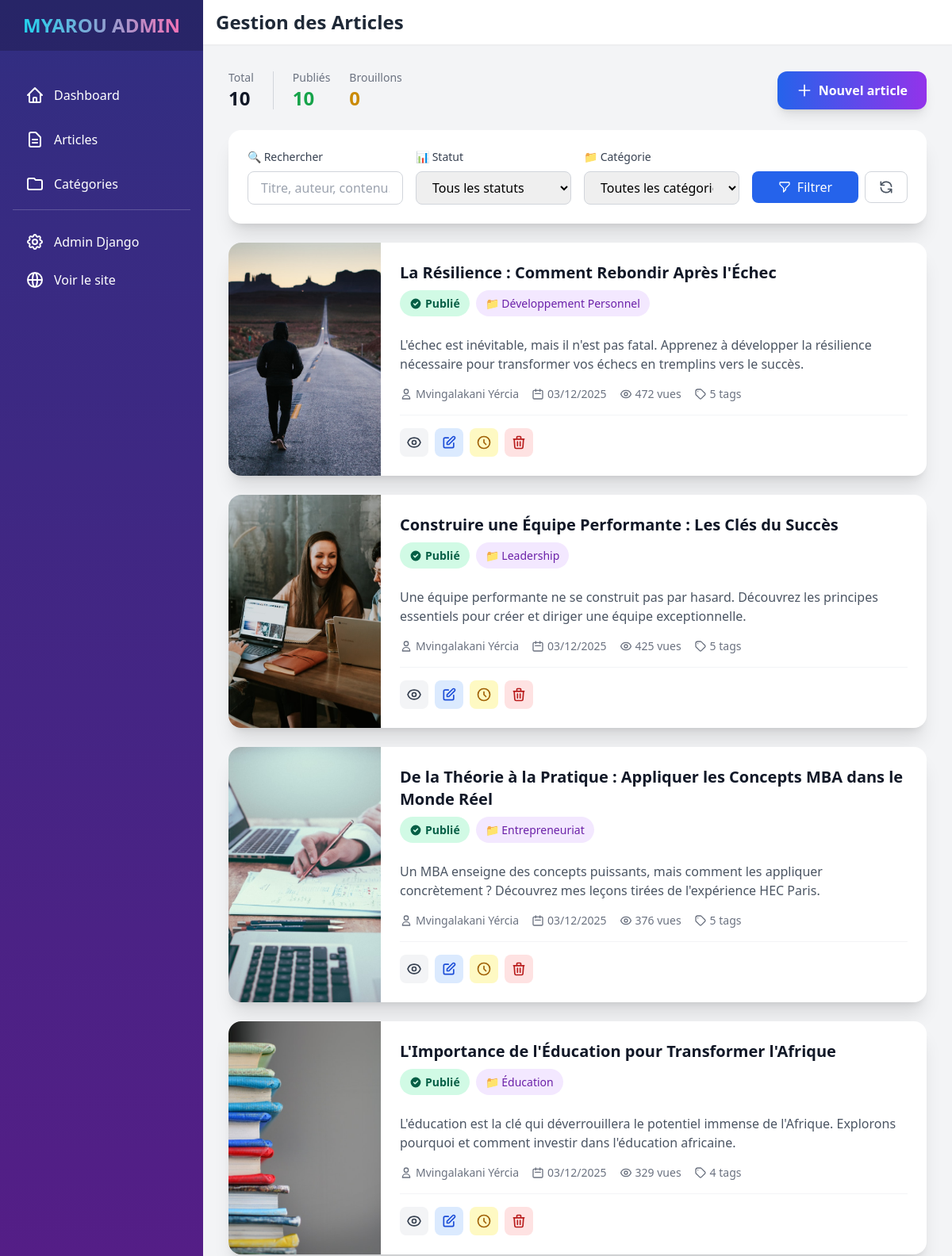
Before: /dashboard/articles/ (signed in, upper part) with the older database file.
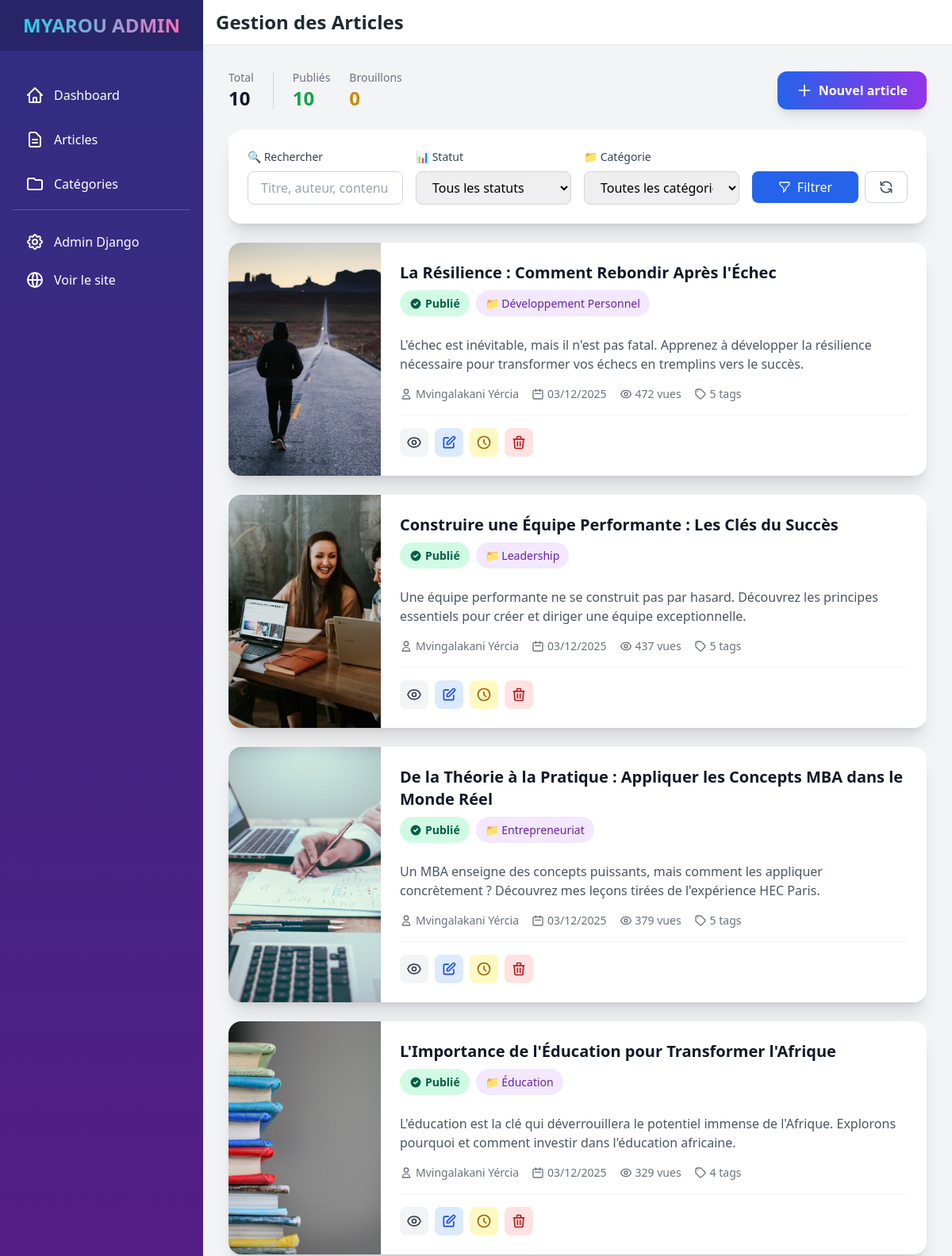
After: the same page with the newer database file.
### blog/models.py (models this page shows, shortened)
class Article(models.Model):
    STATUS_CHOICES = [
        ('draft', 'Brouillon'),
        ('published', 'Publié'),
        ('archived', 'Archivé'),
    ]
    title = models.CharField(
        max_length=255,
        verbose_name="Titre",
        help_text="Titre de l'article."
    )
    slug = models.SlugField(
        max_length=255,
        unique=True,
        blank=True,
        help_text="Slug généré automatiquement."
    )
    content = RichTextUploadingField(
        config_name='awesome_ckeditor',
        verbose_name="Contenu",
        help_text="Contenu principal de l'article avec éditeur HTML riche."
    )
    excerpt = models.TextField(
        blank=True,
        max_length=500,
        verbose_name="Extrait",
        help_text="Court extrait de l'article pour les listes (optionnel)."
    )
    image = models.ImageField(
        upload_to='articles/',
        blank=True,
        null=True,
        help_text="Image principale (optionnel)."
    )
    author = models.CharField(
        max_length=100,
        blank=True,
        verbose_name="Auteur",
        help_text="Nom de l'auteur"
    )
    category = models.ForeignKey(
        Category,
        on_delete=models.SET_NULL,
        null=True,
        blank=True,
        related_name="articles",
        verbose_name="Catégorie",
        help_text="Catégorie de l'article."
    )
    tags = models.CharField(
        max_length=200,
        blank=True,
        help_text="Tags séparés par des virgules."
    )
    status = models.CharField(
        max_length=10,
        choices=STATUS_CHOICES,
        default='draft',
        verbose_name="Statut",
        help_text="Statut de publication."
    )
    views = models.PositiveIntegerField(
        default=0,
        verbose_name="Vues",
        help_text="Nombre de vues de l'article."
    )
    created_at = models.DateTimeField(
        auto_now_add=True,
        verbose_name="Date de création"
    )
    updated_at = models.DateTimeField(
        auto_now=True,
        verbose_name="Date de modification"
    )
    published_at = models.DateTimeField(
        blank=True,
        null=True,
        verbose_name="Date de publication"
    )
    meta_description = models.CharField(
        max_length=160,
        blank=True,
        verbose_name="Meta description",
        help_text="Description SEO (max 160 caractères)."
    )
    meta_keywords = models.CharField(
        max_length=255,
        blank=True,
        verbose_name="Mots-clés SEO",
        help_text="Mots-clés SEO séparés par des virgules."
    )
    class Meta:
        ordering = ['-published_at', '-created_at']
        verbose_name = "Article"
        verbose_name_plural = "Articles"
        indexes = [
            models.Index(fields=['-published_at']),
            models.Index(fields=['status']),
        ]
    def get_tags_list(self):
        return [tag.strip() for tag in self.tags.split(',') if tag.strip()]

class Category(models.Model):
    name = models.CharField(
        max_length=100,
        unique=True,
        verbose_name="Nom",
        help_text="Nom de la catégorie."
    )
    slug = models.SlugField(
        max_length=120,
        unique=True,
        blank=True,
        help_text="Généré automatiquement à partir du nom."
    )
    description = RichTextUploadingField(
        blank=True,
        config_name='awesome_ckeditor',
        verbose_name="Description",
        help_text="Description de la catégorie avec support HTML, images, etc."
    )
    image = models.ImageField(
        upload_to='categories/',
        blank=True,
        null=True,
        help_text="Image de la catégorie (optionnel)."
    )
    class Meta:
        ordering = ['name']
        verbose_name = "Catégorie"
        verbose_name_plural = "Catégories"
    def get_article_count(self):
        """Retourne le nombre d'articles publiés dans cette catégorie"""
        return self.articles.filter(status='published').count()
    get_article_count.short_description = "Articles publiés"

### dashboard/views.py (the view)
# urls.py: path('articles/', views.article_list, name='article_list'),
@login_required(login_url='dashboard:login')
@user_passes_test(is_staff, login_url='dashboard:login')
def article_list(request):
    search = request.GET.get('search', '')
    status = request.GET.get('status', '')
    category = request.GET.get('category', '')
    articles = Article.objects.all()
    if search:
        articles = articles.filter(
            Q(title__icontains=search) |
            Q(content__icontains=search) |
            Q(tags__icontains=search)
        )
    if status:
        articles = articles.filter(status=status)
    if category:
        articles = articles.filter(category_id=category)
    articles = articles.order_by('-created_at')
    published_count = Article.objects.filter(status="published").count()
    draft_count = Article.objects.filter(status="draft").count()
    categories = Category.objects.all()
    context = {
        'articles': articles,
        'categories': categories,
        'search': search,
        'status_filter': status,
        'category_filter': category,
        'published_count': published_count,
        'draft_count': draft_count,
    }
    return render(request, 'dashboard/article_list.html', context)

### dashboard/views.py (called while the page is built)
def is_staff(user):
    return user.is_staff

### dashboard/templates/dashboard/article_list.html (shortened to what the changed rows need)
{% extends 'dashboard/base.html' %}
{% load static %}
{% block page_title %}Gestion des Articles{% endblock %}
{% block content %}
{% if articles %}
<div class="grid grid-cols-1 gap-6">
    {% for article in articles %}
    <div class="article-card bg-white rounded-2xl shadow-xl overflow-hidden hover:shadow-2xl">
        <div class="md:flex">
            <div class="md:flex-shrink-0">
                {% if article.image %}
                    <img src="{{ article.image.url }}" alt="{{ article.title }}" class="article-image">
                {% else %}
                    <div class="article-placeholder">
                        <span>📄</span>
                    </div>
                {% endif %}
            </div>
            <div class="p-6 flex-1 flex flex-col">
                <div class="flex items-start justify-between mb-3">
                    <div class="flex-1">
                        <a href="{% url 'dashboard:article_detail' article.pk %}" class="block group">
                            <h3 class="text-xl font-bold text-gray-900 group-hover:text-blue-600 transition-colors mb-2">
                                {{ article.title }}
                            </h3>
                        </a>
                        <div class="flex flex-wrap gap-2 mb-3">
                            <span class="status-badge status-{{ article.status }}">
                                {% if article.status == 'published' %}
                                    <svg class="w-4 h-4 mr-1" fill="currentColor" viewBox="0 0 20 20">
                                        <path fill-rule="evenodd" d="M10 18a8 8 0 100-16 8 8 0 000 16zm3.707-9.293a1 1 0 00-1.414-1.414L9 10.586 7.707 9.293a1 1 0 00-1.414 1.414l2 2a1 1 0 001.414 0l4-4z" clip-rule="evenodd"></path>
                                    </svg>
                                {% elif article.status == 'draft' %}
                                    <svg class="w-4 h-4 mr-1" fill="currentColor" viewBox="0 0 20 20">
                                        <path fill-rule="evenodd" d="M18 10a8 8 0 11-16 0 8 8 0 0116 0zm-7 4a1 1 0 11-2 0 1 1 0 012 0zm-1-9a1 1 0 00-1 1v4a1 1 0 102 0V6a1 1 0 00-1-1z" clip-rule="evenodd"></path>
                                    </svg>
                                {% else %}
                                    <svg class="w-4 h-4 mr-1" fill="currentColor" viewBox="0 0 20 20">
                                        <path d="M4 3a2 2 0 100 4h12a2 2 0 100-4H4z"></path>
                                        <path fill-rule="evenodd" d="M3 8h14v7a2 2 0 01-2 2H5a2 2 0 01-2-2V8zm5 3a1 1 0 011-1h2a1 1 0 110 2H9a1 1 0 01-1-1z" clip-rule="evenodd"></path>
                                    </svg>
                                {% endif %}
                                {{ article.get_status_display }}
                            </span>
                            {% if article.category %}
                                <span class="inline-flex items-center px-3 py-1 rounded-full text-sm font-medium bg-purple-100 text-purple-800">
                                    📁 {{ article.category.name }}
                                </span>
                            {% endif %}
                        </div>
                    </div>
                </div>
                <p class="text-gray-600 line-clamp-2 mb-4 flex-1">
                    {{ article.excerpt|default:article.content|striptags|truncatewords:30 }}
                </p>
                <div class="flex flex-wrap items-center gap-4 text-sm text-gray-500 mb-4">
                    {% if article.author %}
                        <span class="inline-flex items-center">
                            <svg class="w-4 h-4 mr-1" fill="none" stroke="currentColor" viewBox="0 0 24 24">
                                <path stroke-linecap="round" stroke-linejoin="round" stroke-width="2" d="M16 7a4 4 0 11-8 0 4 4 0 018 0zM12 14a7 7 0 00-7 7h14a7 7 0 00-7-7z"></path>
                            </svg>
                            {{ article.author }}
                        </span>
                    {% endif %}
                    <span class="inline-flex items-center">
                        <svg class="w-4 h-4 mr-1" fill="none" stroke="currentColor" viewBox="0 0 24 24">
                            <path stroke-linecap="round" stroke-linejoin="round" stroke-width="2" d="M8 7V3m8 4V3m-9 8h10M5 21h14a2 2 0 002-2V7a2 2 0 00-2-2H5a2 2 0 00-2 2v12a2 2 0 002 2z"></path>
                        </svg>
                        {{ article.created_at|date:"d/m/Y" }}
                    </span>
                    <span class="inline-flex items-center">
                        {{ article.views }} vue{{ article.views|pluralize }}
                    </span>
                    {% if article.get_tags_list %}
                        <span class="inline-flex items-center">
                            <svg class="w-4 h-4 mr-1" fill="none" stroke="currentColor" viewBox="0 0 24 24">
                                <path stroke-linecap="round" stroke-linejoin="round" stroke-width="2" d="M7 7h.01M7 3h5c.512 0 1.024.195 1.414.586l7 7a2 2 0 010 2.828l-7 7a2 2 0 01-2.828 0l-7-7A1.994 1.994 0 013 12V7a4 4 0 014-4z"></path>
                            </svg>
                            {{ article.get_tags_list|length }} tag{{ article.get_tags_list|length|pluralize }}
                        </span>
                    {% endif %}
                </div>
                <div class="flex flex-wrap gap-2 pt-4 border-t border-gray-100">
                    <a href="{% url 'dashboard:article_detail' article.pk %}"
                       class="action-btn bg-gray-100 hover:bg-gray-200 text-gray-700"
                       title="Voir les détails">
                    </a>
                    <a href="{% url 'dashboard:article_edit' article.pk %}"
                       class="action-btn bg-blue-100 hover:bg-blue-200 text-blue-700"
                       title="Modifier">
                        <svg class="w-5 h-5" fill="none" stroke="currentColor" viewBox="0 0 24 24">
                            <path stroke-linecap="round" stroke-linejoin="round" stroke-width="2" d="M11 5H6a2 2 0 00-2 2v11a2 2 0 002 2h11a2 2 0 002-2v-5m-1.414-9.414a2 2 0 112.828 2.828L11.828 15H9v-2.828l8.586-8.586z"></path>
                        </svg>
                    </a>
                    <form method="post" action="{% url 'dashboard:article_publish' article.pk %}" class="inline-block">
                        <button type="submit"
                                class="action-btn {% if article.status == 'published' %}bg-yellow-100 hover:bg-yellow-200 text-yellow-700{% else %}bg-green-100 hover:bg-green-200 text-green-700{% endif %}"
                                title="{% if article.status == 'published' %}Mettre en brouillon{% else %}Publier{% endif %}">
                            {% if article.status == 'published' %}
                                <svg class="w-5 h-5" fill="none" stroke="currentColor" viewBox="0 0 24 24">
                                    <path stroke-linecap="round" stroke-linejoin="round" stroke-width="2" d="M12 8v4l3 3m6-3a9 9 0 11-18 0 9 9 0 0118 0z"></path>
                                </svg>
                            {% else %}
                                <svg class="w-5 h-5" fill="none" stroke="currentColor" viewBox="0 0 24 24">
                                    <path stroke-linecap="round" stroke-linejoin="round" stroke-width="2" d="M9 12l2 2 4-4m6 2a9 9 0 11-18 0 9 9 0 0118 0z"></path>
                                </svg>
                            {% endif %}
                        </button>
                    </form>
                    <button onclick="confirmDelete('{{ article.title|escapejs }}', '{% url 'dashboard:article_delete' article.pk %}')"
                            class="action-btn bg-red-100 hover:bg-red-200 text-red-700"
                            title="Supprimer">
                        <svg class="w-5 h-5" fill="none" stroke="currentColor" viewBox="0 0 24 24">
                            <path stroke-linecap="round" stroke-linejoin="round" stroke-width="2" d="M19 7l-.867 12.142A2 2 0 0116.138 21H7.862a2 2 0 01-1.995-1.858L5 7m5 4v6m4-6v6m1-10V4a1 1 0 00-1-1h-4a1 1 0 00-1 1v3M4 7h16"></path>
                        </svg>
                    </button>
                </div>
            </div>
        </div>
    </div>
    {% endfor %}
</div>
{% endif %}
{% endblock %}

Changed rows visible on the page:
changed Article "Construire une Équipe Performante : Les Clés du Succès": views "425" → "437"
changed Article "De la Théorie à la Pratique : Appliquer les Concepts MBA dans le Monde Réel": views "376" → "379"
